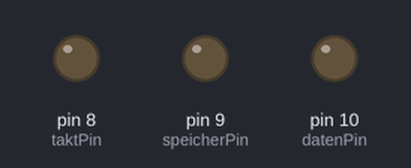
The sketch below on a simulated Arduino Uno, built with avr-gcc and run on an emulated ATmega328P. Shown: output pins drawn as LEDs (lit = HIGH).

Above: at 0.1 s.
Timing chart, 0 to 1.6 s (numbered marks = the images above):
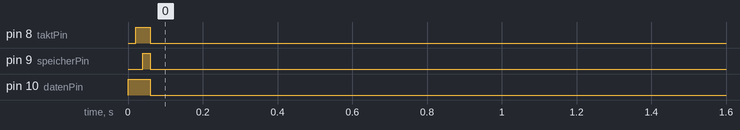

The sketch:

LED_mit_HC595_Kurs6.ino
```cpp
/*
  LED Lauflicht mit HC595
  Schaltet eine Reihe von LEDs nach einem bestimmten Muster ein und aus
  und nutzt dabei ein Schieberegister HC595

  Im Schaltkreis sind 8 LEDs mit einem Widerstand gegen Masse geschaltet
  und mit den Ausgängen des HC595 verbunden
 */

int taktPin = 8;        // SH_CP (11) = Schieberegister Takteingang (Shiftregister Clock Input)
int speicherPin = 9;    // ST_CP (12) = Speicherregister Takteingang (Storageregister Clock Input)
int datenPin = 10;      // DS (14) = Serieller Eingang (Serial data Input)

void setup()
{
  pinMode(taktPin,OUTPUT);          // "taktPin" als Ausgang definieren
  pinMode(speicherPin,OUTPUT);      // "speicherPin" als Ausgang definieren
  pinMode(datenPin,OUTPUT);         // "datenPin" als Ausgang definieren
  resetPins();                      // Alle Pins auf LOW setzen. Diese Funktion ist unten definiert
  digitalWrite(datenPin, HIGH);     // DS für spätere Übernahme durch SH_CP auf HIGH setzen
  delay(20);                        // kurze Verarbeitungs-Pause
  digitalWrite(taktPin, HIGH);      // SH_CP; --> DS-Pegel-Eingang in interne Speicherregister übertragen
  delay(20);                        // kurze Verarbeitungs-Pause
  digitalWrite(speicherPin, HIGH);  // ST_CP;  --> interner Speicherregisterinhalt an Ausgänge übertragen
  delay(20);                        // kurze Verarbeitungs-Pause
  resetPins();                      // Alle Pins wieder auf LOW setzen
}

void loop()
{
     //   leere Haupt-Schleife//
}    // loop

void resetPins()        // Funktion setzt alle Pins auf LOW (Reset)
{
  digitalWrite(taktPin, LOW);
  digitalWrite(speicherPin, LOW);
  digitalWrite(datenPin, LOW);
}
```
